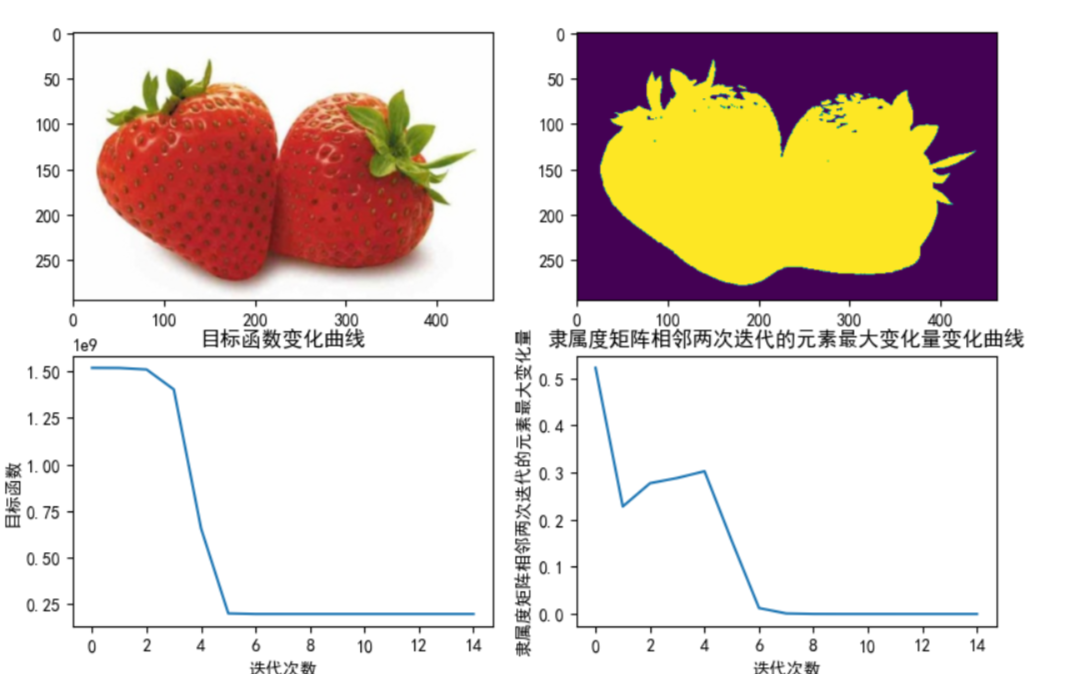

Source code (Python):
import numpy as np
import matplotlib.pyplot as plt
import time

star = time.time()  # 计时
img = plt.imread('E:\\场景图片素材\\1698833368732.jpg')  # 读取图片信息，存储在一个三维数组中
row = img.shape[0]
col = img.shape[1]
plt.figure(1)
plt.subplot(221)
plt.imshow(img)


def fcm(data, threshold, k, m):
    # 0.初始化
    data = data.reshape(-1, 3)
    cluster_center = np.zeros([k, 3])  # 簇心
    distance = np.zeros([k, row * col])  # 欧氏距离
    times = 0  # 迭代次数
    goal_j = np.array([])  # 迭代终止条件：目标函数
    goal_u = np.array([])  # 迭代终止条件：隶属度矩阵元素最大变化量
    # 1.初始化U
    u = np.random.dirichlet(np.ones(k), row * col).T  # 形状（k, col*rol），任意一列元素和=1
    #  for s in range(50):
    while 1:
        times += 1
        print('循环：', times)
        # 2.簇心update
        for i in range(k):
            cluster_center[i] = np.sum((np.tile(u[i] ** m, (3, 1))).T * data, axis=0) / np.sum(u[i] ** m)
        # 3.U update
        # 3.1欧拉距离
        for i in range(k):
            distance[i] = np.sqrt(np.sum((data - np.tile(cluster_center[i], (row * col, 1))) ** 2, axis=1))
        # 3.2目标函数
        goal_j = np.append(goal_j, np.sum((u ** m) * distance ** 2))
        # 3.3 更新隶属度矩阵
        oldu = u.copy()  # 记录上一次隶属度矩阵
        u = np.zeros([k, row * col])
        for i in range(k):
            for j in range(k):
                u[i] += (distance[i] / distance[j]) ** (2 / (m - 1))
            u[i] = 1 / u[i]
        goal_u = np.append(goal_u, np.max(u - oldu))  # 隶属度元素最大变化量
        print('隶属度元素最大变化量', np.max(u - oldu), '目标函数', np.sum((u ** m) * distance ** 2))
        # 4.判断：隶属度矩阵元素最大变化量是否小于阈值
        if np.max(u - oldu) <= threshold:
            break
    return u, goal_j, goal_u


if __name__ == '__main__':
    img_show, goal1_j, goal2_u = fcm(img, 1e-09, 5, 2)
    img_show = np.argmax(img_show, axis=0)
    # plt.figure(2)
    plt.subplot(223)
    plt.plot(goal1_j)
    plt.rcParams['font.sans-serif'] = ['SimHei']
    plt.rcParams['axes.unicode_minus'] = False
    plt.title('目标函数变化曲线')
    plt.xlabel('迭代次数')
    plt.ylabel('目标函数')
    # plt.figure(3)
    plt.subplot(224)
    plt.plot(goal2_u)
    plt.title('隶属度矩阵相邻两次迭代的元素最大变化量变化曲线')
    plt.xlabel('迭代次数')
    plt.ylabel('隶属度矩阵相邻两次迭代的元素最大变化量')
    # plt.figure(1)
    plt.subplot(222)
    plt.imshow(img_show.reshape([row, col]))
    end = time.time()
    print('用时：', end - star)
    plt.show()
